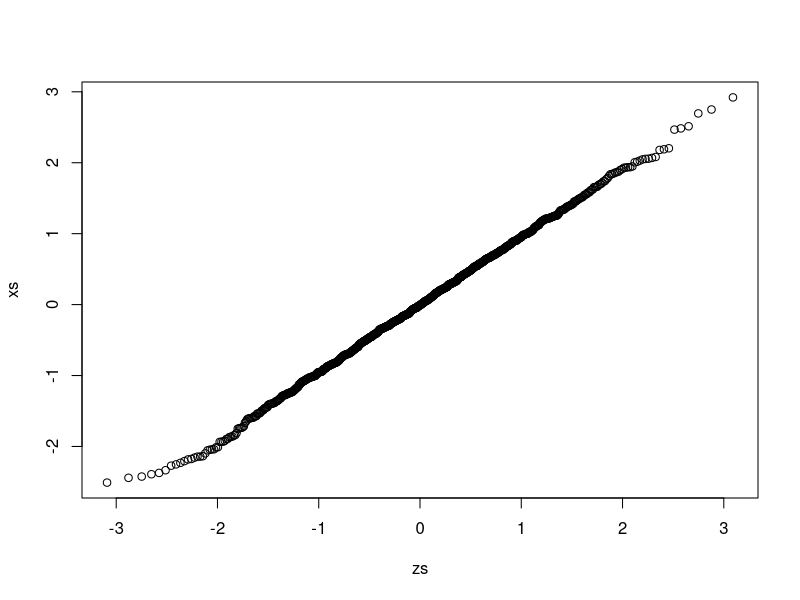
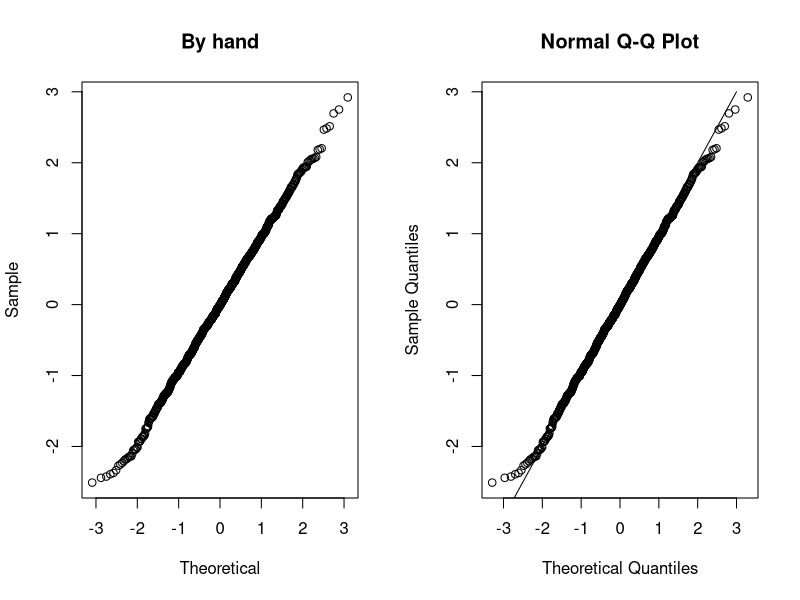

Here is the R script that generated these plots, in order:
# Calculation

# Sample size
n <- 1000

# Make n random numbers ~N(0,1) and order them
xs <- sort(rnorm(n))
# Or a t-distribution
#xs <- sort(rt(n, df=5))
# Uniform distribution [-3,3]
#xs <- sort(runif(n,-3,3))

# Define quartiles q by k/n+1 for K=1,n
qs <- sapply(1:n, {function(x) x/(n+1)})

# Determine corresponding z values
zs <- qnorm(qs)

# If we use the uniform distribution
#zs <- qunif(qs,-3,3)

# Plot
plot(zs, xs)

# Compare with qqnorm function
layout(matrix(c(1,2),nrow=1))
plot(zs,xs, xlab = "Theoretical", 
     ylab = "Sample", main = "By hand")
qqnorm(xs)
lines(c(-3,3),c(-3,3))